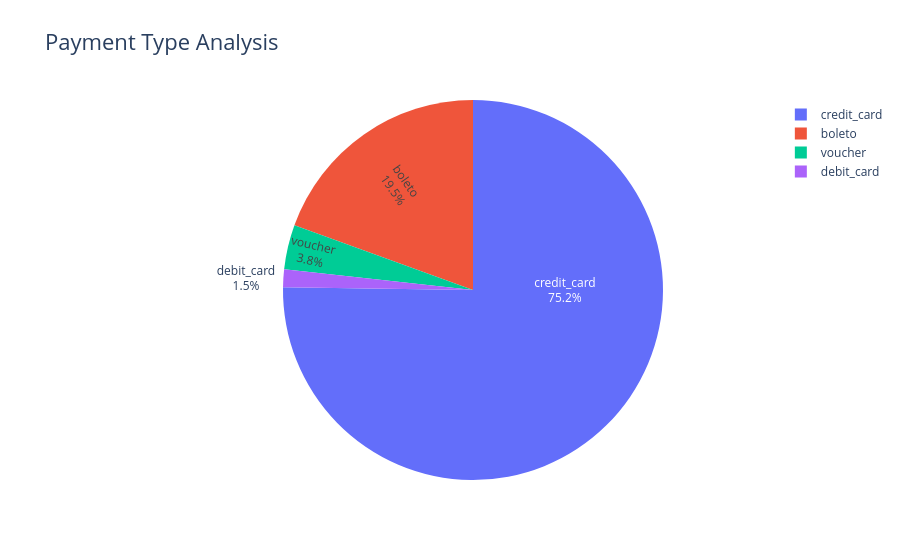

Notebook code cell kept with this figure:
### Code cell
import plotly.graph_objects as go

fig = go.Figure()

fig.add_trace(
    go.Pie(
        labels=payment_type_count.index,
        values=payment_type_count.values,
        textinfo="label+percent",
        insidetextorientation="radial"
    )
)

fig.update_layout(
    {
        "title": {
            "text":"Payment Type Analysis",
            "font": {
                "size": 22
            }
        }
    }
)

fig.show()

### Figure 1 — Plotly figure (JSON) as saved in the notebook; plotly's stock layout.template omitted (floating-point values rounded to 4 significant figures)
{"data": [{"insidetextorientation": "radial", "labels": ["credit_card", "boleto", "voucher", "debit_card"], "textinfo": "label+percent", "type": "pie", "values": [76505, 19784, 3866, 1528]}], "layout": {"title": {"font": {"size": 22}, "text": "Payment Type Analysis"}}}
